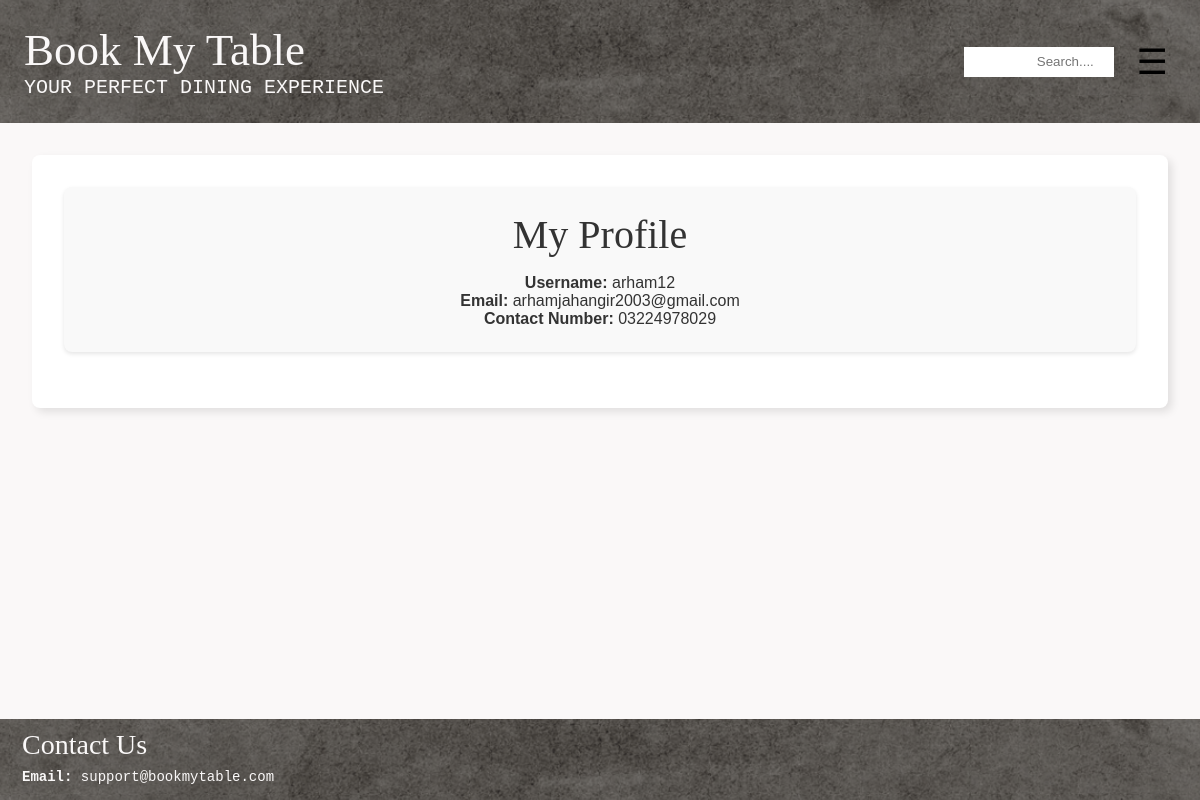
The app's page /profile/ (signed in) with its own data.
### users/models.py (models this page shows, shortened)
class Users(AbstractUser):  # Inherits from Django's AbstractUser
    is_customer = models.BooleanField(default=False)
    is_owner = models.BooleanField(default=False)
    groups = models.ManyToManyField(
        'auth.Group',
        related_name='custom_user_set',  # Change the related name
        blank=True,
    )
    user_permissions = models.ManyToManyField(
        'auth.Permission',
        related_name='custom_user_permissions_set',  # Change the related name
        blank=True,
    )

class Customer(Users):
    contact_number = models.CharField(max_length=15)
    wallet_balance = models.FloatField(default=0.0)
    class Meta:
        verbose_name = 'Customer'
        verbose_name_plural = 'Customers'

### users/views.py (the view)
# urls.py: path('profile/', views.profile, name='profile'),
@login_required
def profile(request):
    user = request.user
    profile_data = {
        'username': user.username,
        'email': user.email,
        'contact_number': None,  # We'll set this based on the user type
    }
    if hasattr(user, 'customer'):
        profile_data['contact_number'] = user.customer.contact_number
    elif hasattr(user, 'owner'):
        profile_data['contact_number'] = user.owner.contact_number
    return render(request, 'users/profile.html', {'profile_data': profile_data})

### users/templates/users/profile.html (shortened to what this page needs)
{% extends 'layout.html' %}
{% block content %}
<div class="container">
    <div class="card">
        <div class="card-heading text-center">My Profile </div>
        <div class="list-group-item d-flex flex-column align-items-start">
            <p><strong>Username:</strong> {{ profile_data.username }}</p>
            <p><strong>Email:</strong> {{ profile_data.email }}</p>
            <p><strong>Contact Number:</strong> {{ profile_data.contact_number }}</p>
        </div>
    </div>
</div>
{% endblock %}

### static/style.css (style rules this page uses)
* { margin: 0; padding: 0; box-sizing: border-box; }
html, body { height: 100%; margin: 0; }
body { font-family: Arial, sans-serif; background-color: #faf8f8; color: #333; display: flex; flex-direction: column; }
.container { max-width: 1200px; margin: 0 auto; padding: 2rem; background-color: #fff; border-radius: 8px; box-shadow: 4px 4px 8px rgba(0, 0, 0, 0.1); }
.flex-column { display: flex; flex-direction: column; align-items: center; }
.text-center { text-align: center; }
.card { background-color: #f9f9f9; padding: 1.5rem; border-radius: 8px; box-shadow: 0 2px 4px rgba(0, 0, 0, 0.1); margin-bottom: 1.5rem; }
.card-heading { font-family: "Brush Script MT", cursive; font-size: 2.5rem; font-weight:lighter; margin-bottom: 1rem; }

### records on screen
Users: username "arham12", email "arhamjahangir2003@gmail.com"
Customer: contact_number "03224978029"
